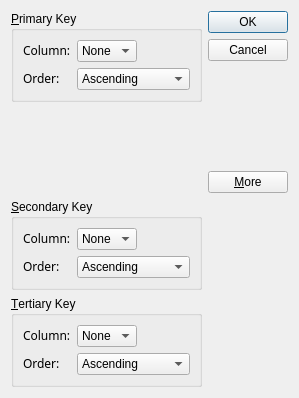
<ui version="4.0" >
 <class>SortDialog</class>
 <widget class="QDialog" name="SortDialog" >
  <property name="geometry" >
   <rect>
    <x>0</x>
    <y>0</y>
    <width>299</width>
    <height>398</height>
   </rect>
  </property>
  <property name="windowTitle" >
   <string>Sort</string>
  </property>
  <layout class="QGridLayout" >
   <item rowspan="2" row="0" column="1" >
    <layout class="QVBoxLayout" >
     <item>
      <widget class="QPushButton" name="okButton" >
       <property name="text" >
        <string>OK</string>
       </property>
       <property name="default" >
        <bool>true</bool>
       </property>
      </widget>
     </item>
     <item>
      <widget class="QPushButton" name="cancelButton" >
       <property name="text" >
        <string>Cancel</string>
       </property>
      </widget>
     </item>
     <item>
      <spacer>
       <property name="orientation" >
        <enum>Qt::Vertical</enum>
       </property>
       <property name="sizeHint" >
        <size>
         <width>20</width>
         <height>0</height>
        </size>
       </property>
      </spacer>
     </item>
     <item>
      <widget class="QPushButton" name="moreButton" >
       <property name="text" >
        <string>&amp;More</string>
       </property>
       <property name="checkable" >
        <bool>true</bool>
       </property>
      </widget>
     </item>
    </layout>
   </item>
   <item row="3" column="0" >
    <widget class="QGroupBox" name="tertiaryGroupBox" >
     <property name="title" >
      <string>&amp;Tertiary Key</string>
     </property>
     <layout class="QGridLayout" >
      <item row="1" column="1" colspan="2" >
       <widget class="QComboBox" name="tertiaryOrderCombo" >
        <item>
         <property name="text" >
          <string>Ascending</string>
         </property>
        </item>
        <item>
         <property name="text" >
          <string>Descending</string>
         </property>
        </item>
       </widget>
      </item>
      <item row="1" column="0" >
       <widget class="QLabel" name="tertiaryOrderLabel" >
        <property name="text" >
         <string>&lt;html>&lt;head>&lt;meta name="qrichtext" content="1" />&lt;/head>&lt;body style=" white-space: pre-wrap; font-family:Sans Serif; font-weight:400; font-style:normal; text-decoration:none;">&lt;p style=" margin-top:0px; margin-bottom:0px; margin-left:0px; margin-right:0px; -qt-block-indent:0; text-indent:0px;">Order:&lt;/p>&lt;/body>&lt;/html></string>
        </property>
       </widget>
      </item>
      <item row="0" column="0" >
       <widget class="QLabel" name="tertiaryColumnLabel" >
        <property name="text" >
         <string>&lt;html>&lt;head>&lt;meta name="qrichtext" content="1" />&lt;/head>&lt;body style=" white-space: pre-wrap; font-family:Sans Serif; font-weight:400; font-style:normal; text-decoration:none;">&lt;p style=" margin-top:0px; margin-bottom:0px; margin-left:0px; margin-right:0px; -qt-block-indent:0; text-indent:0px;">Column:&lt;/p>&lt;/body>&lt;/html></string>
        </property>
       </widget>
      </item>
      <item row="0" column="2" >
       <spacer>
        <property name="orientation" >
         <enum>Qt::Horizontal</enum>
        </property>
        <property name="sizeHint" >
         <size>
          <width>31</width>
          <height>20</height>
         </size>
        </property>
       </spacer>
      </item>
      <item row="0" column="1" >
       <widget class="QComboBox" name="tertiaryColumnCombo" >
        <item>
         <property name="text" >
          <string>None</string>
         </property>
        </item>
       </widget>
      </item>
     </layout>
    </widget>
   </item>
   <item row="2" column="0" >
    <widget class="QGroupBox" name="secondaryGroupBox" >
     <property name="title" >
      <string>&amp;Secondary Key</string>
     </property>
     <layout class="QGridLayout" >
      <item row="1" column="1" colspan="2" >
       <widget class="QComboBox" name="secondaryOrderCombo" >
        <item>
         <property name="text" >
          <string>Ascending</string>
         </property>
        </item>
        <item>
         <property name="text" >
          <string>Descending</string>
         </property>
        </item>
       </widget>
      </item>
      <item row="1" column="0" >
       <widget class="QLabel" name="secondaryOrderLabel" >
        <property name="text" >
         <string>&lt;html>&lt;head>&lt;meta name="qrichtext" content="1" />&lt;/head>&lt;body style=" white-space: pre-wrap; font-family:Sans Serif; font-weight:400; font-style:normal; text-decoration:none;">&lt;p style=" margin-top:0px; margin-bottom:0px; margin-left:0px; margin-right:0px; -qt-block-indent:0; text-indent:0px;">Order:&lt;/p>&lt;/body>&lt;/html></string>
        </property>
       </widget>
      </item>
      <item row="0" column="0" >
       <widget class="QLabel" name="secondaryColumnLabel" >
        <property name="text" >
         <string>&lt;html>&lt;head>&lt;meta name="qrichtext" content="1" />&lt;/head>&lt;body style=" white-space: pre-wrap; font-family:Sans Serif; font-weight:400; font-style:normal; text-decoration:none;">&lt;p style=" margin-top:0px; margin-bottom:0px; margin-left:0px; margin-right:0px; -qt-block-indent:0; text-indent:0px;">Column:&lt;/p>&lt;/body>&lt;/html></string>
        </property>
       </widget>
      </item>
      <item row="0" column="2" >
       <spacer>
        <property name="orientation" >
         <enum>Qt::Horizontal</enum>
        </property>
        <property name="sizeHint" >
         <size>
          <width>31</width>
          <height>20</height>
         </size>
        </property>
       </spacer>
      </item>
      <item row="0" column="1" >
       <widget class="QComboBox" name="secondaryColumnCombo" >
        <item>
         <property name="text" >
          <string>None</string>
         </property>
        </item>
       </widget>
      </item>
     </layout>
    </widget>
   </item>
   <item row="1" column="0" >
    <spacer>
     <property name="orientation" >
      <enum>Qt::Vertical</enum>
     </property>
     <property name="sizeType" >
      <enum>QSizePolicy::Expanding</enum>
     </property>
     <property name="sizeHint" >
      <size>
       <width>20</width>
       <height>0</height>
      </size>
     </property>
    </spacer>
   </item>
   <item row="0" column="0" >
    <widget class="QGroupBox" name="primaryGroupBox" >
     <property name="title" >
      <string>&amp;Primary Key</string>
     </property>
     <layout class="QGridLayout" >
      <item row="1" column="1" colspan="2" >
       <widget class="QComboBox" name="primaryOrderCombo" >
        <item>
         <property name="text" >
          <string>Ascending</string>
         </property>
        </item>
        <item>
         <property name="text" >
          <string>Descending</string>
         </property>
        </item>
       </widget>
      </item>
      <item row="1" column="0" >
       <widget class="QLabel" name="primaryOrderLabel" >
        <property name="text" >
         <string>&lt;html>&lt;head>&lt;meta name="qrichtext" content="1" />&lt;/head>&lt;body style=" white-space: pre-wrap; font-family:Sans Serif; font-weight:400; font-style:normal; text-decoration:none;">&lt;p style=" margin-top:0px; margin-bottom:0px; margin-left:0px; margin-right:0px; -qt-block-indent:0; text-indent:0px;">Order:&lt;/p>&lt;/body>&lt;/html></string>
        </property>
       </widget>
      </item>
      <item row="0" column="0" >
       <widget class="QLabel" name="primaryColumnLabel" >
        <property name="text" >
         <string>&lt;html>&lt;head>&lt;meta name="qrichtext" content="1" />&lt;/head>&lt;body style=" white-space: pre-wrap; font-family:Sans Serif; font-weight:400; font-style:normal; text-decoration:none;">&lt;p style=" margin-top:0px; margin-bottom:0px; margin-left:0px; margin-right:0px; -qt-block-indent:0; text-indent:0px;">Column:&lt;/p>&lt;/body>&lt;/html></string>
        </property>
       </widget>
      </item>
      <item row="0" column="2" >
       <spacer>
        <property name="orientation" >
         <enum>Qt::Horizontal</enum>
        </property>
        <property name="sizeHint" >
         <size>
          <width>31</width>
          <height>20</height>
         </size>
        </property>
       </spacer>
      </item>
      <item row="0" column="1" >
       <widget class="QComboBox" name="primaryColumnCombo" >
        <item>
         <property name="text" >
          <string>None</string>
         </property>
        </item>
       </widget>
      </item>
     </layout>
    </widget>
   </item>
  </layout>
 </widget>
 <tabstops>
  <tabstop>primaryColumnCombo</tabstop>
  <tabstop>primaryOrderCombo</tabstop>
  <tabstop>secondaryColumnCombo</tabstop>
  <tabstop>secondaryOrderCombo</tabstop>
  <tabstop>tertiaryColumnCombo</tabstop>
  <tabstop>tertiaryOrderCombo</tabstop>
  <tabstop>okButton</tabstop>
  <tabstop>cancelButton</tabstop>
  <tabstop>moreButton</tabstop>
 </tabstops>
 <resources/>
 <connections>
  <connection>
   <sender>moreButton</sender>
   <signal>toggled(bool)</signal>
   <receiver>secondaryGroupBox</receiver>
   <slot>setVisible(bool)</slot>
   <hints>
    <hint type="sourcelabel" >
     <x>288</x>
     <y>141</y>
    </hint>
    <hint type="destinationlabel" >
     <x>104</x>
     <y>166</y>
    </hint>
   </hints>
  </connection>
  <connection>
   <sender>moreButton</sender>
   <signal>toggled(bool)</signal>
   <receiver>tertiaryGroupBox</receiver>
   <slot>setVisible(bool)</slot>
   <hints>
    <hint type="sourcelabel" >
     <x>240</x>
     <y>141</y>
    </hint>
    <hint type="destinationlabel" >
     <x>170</x>
     <y>307</y>
    </hint>
   </hints>
  </connection>
  <connection>
   <sender>okButton</sender>
   <signal>clicked()</signal>
   <receiver>SortDialog</receiver>
   <slot>accept()</slot>
   <hints>
    <hint type="sourcelabel" >
     <x>257</x>
     <y>25</y>
    </hint>
    <hint type="destinationlabel" >
     <x>283</x>
     <y>268</y>
    </hint>
   </hints>
  </connection>
  <connection>
   <sender>cancelButton</sender>
   <signal>clicked()</signal>
   <receiver>SortDialog</receiver>
   <slot>reject()</slot>
   <hints>
    <hint type="sourcelabel" >
     <x>225</x>
     <y>56</y>
    </hint>
    <hint type="destinationlabel" >
     <x>264</x>
     <y>335</y>
    </hint>
   </hints>
  </connection>
 </connections>
</ui>
